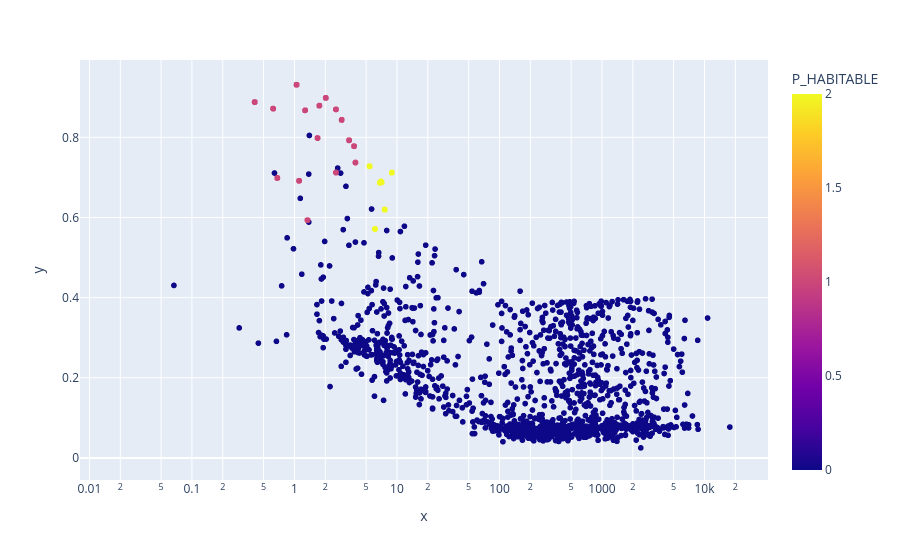

The notebook cell saved with this chart:
### Markdown cell above
**Influence of Planet mass/ Planet radius/ Planet eccentricity on habitability.**

### Code cell
import plotly.express as px
fig = px.scatter(oversampled, x= oversampled.P_MASS, y = oversampled.P_ESI, color=oversampled.P_HABITABLE, hover_name=oversampled.P_NAME, log_x=True, size_max=30)

fig.show()

### Figure 1 — Plotly figure (JSON) as saved in the notebook; plotly's stock layout.template omitted (floating-point values rounded to 4 significant figures; data arrays with more than 128 entries replaced by an {"elided": "..."} marker saying what was removed)
{"data": [{"hovertemplate": "<b>%{hovertext}</b><br><br>x=%{x}<br>y=%{y}<br>P_HABITABLE=%{marker.color}<extra></extra>", "hovertext": {"elided": "11979 str values"}, "legendgroup": "", "marker": {"color": {"elided": "11979 int values"}, "coloraxis": "coloraxis", "symbol": "circle"}, "mode": "markers", "name": "", "showlegend": false, "type": "scattergl", "x": {"elided": "11979 float values"}, "xaxis": "x", "y": {"elided": "11979 float values"}, "yaxis": "y"}], "layout": {"coloraxis": {"colorbar": {"title": {"text": "P_HABITABLE"}}, "colorscale": [[0, "#0d0887"], [0.1111, "#46039f"], [0.2222, "#7201a8"], [0.3333, "#9c179e"], [0.4444, "#bd3786"], [0.5556, "#d8576b"], [0.6667, "#ed7953"], [0.7778, "#fb9f3a"], [0.8889, "#fdca26"], [1, "#f0f921"]]}, "legend": {"tracegroupgap": 0}, "margin": {"t": 60}, "xaxis": {"anchor": "y", "domain": [0, 1], "title": {"text": "x"}, "type": "log"}, "yaxis": {"anchor": "x", "domain": [0, 1], "title": {"text": "y"}}}}
